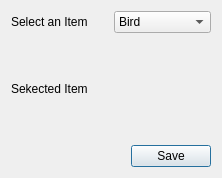
<?xml version="1.0" encoding="UTF-8"?>
<ui version="4.0">
 <class>Dialog</class>
 <widget class="QDialog" name="Dialog">
  <property name="geometry">
   <rect>
    <x>0</x>
    <y>0</y>
    <width>222</width>
    <height>178</height>
   </rect>
  </property>
  <property name="windowTitle">
   <string>Dialog</string>
  </property>
  <layout class="QVBoxLayout" name="verticalLayout">
   <item>
    <layout class="QHBoxLayout" name="horizontalLayout_2">
     <item>
      <widget class="QLabel" name="label">
       <property name="text">
        <string>Select an Item</string>
       </property>
      </widget>
     </item>
     <item>
      <widget class="QComboBox" name="comboBox">
       <item>
        <property name="text">
         <string>Bird</string>
        </property>
       </item>
       <item>
        <property name="text">
         <string>Dog</string>
        </property>
       </item>
       <item>
        <property name="text">
         <string>Cat</string>
        </property>
       </item>
      </widget>
     </item>
    </layout>
   </item>
   <item>
    <widget class="QLabel" name="lbSelected">
     <property name="text">
      <string>Sekected Item</string>
     </property>
    </widget>
   </item>
   <item>
    <layout class="QHBoxLayout" name="horizontalLayout">
     <item>
      <spacer name="horizontalSpacer">
       <property name="orientation">
        <enum>Qt::Horizontal</enum>
       </property>
       <property name="sizeHint" stdset="0">
        <size>
         <width>40</width>
         <height>20</height>
        </size>
       </property>
      </spacer>
     </item>
     <item>
      <widget class="QPushButton" name="pushButton">
       <property name="text">
        <string>Save</string>
       </property>
      </widget>
     </item>
    </layout>
   </item>
  </layout>
 </widget>
 <resources/>
 <connections/>
</ui>
